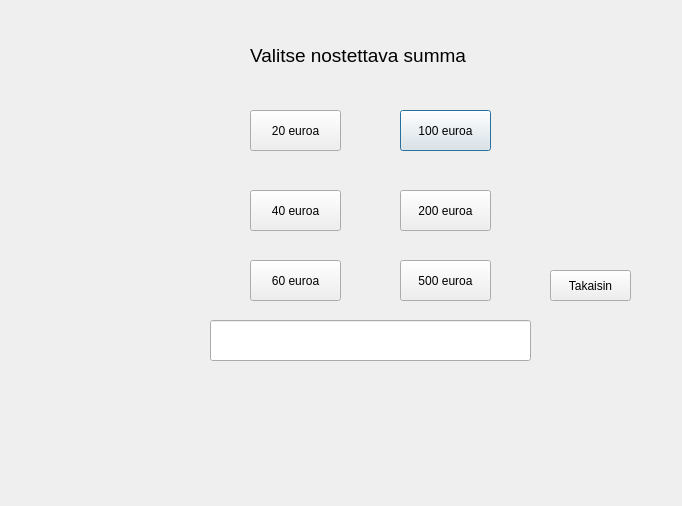
<?xml version="1.0" encoding="UTF-8"?>
<ui version="4.0">
 <class>nostarahaa</class>
 <widget class="QDialog" name="nostarahaa">
  <property name="geometry">
   <rect>
    <x>0</x>
    <y>0</y>
    <width>682</width>
    <height>506</height>
   </rect>
  </property>
  <property name="windowTitle">
   <string>Dialog</string>
  </property>
  <widget class="QLabel" name="label_11">
   <property name="geometry">
    <rect>
     <x>250</x>
     <y>30</y>
     <width>221</width>
     <height>51</height>
    </rect>
   </property>
   <property name="font">
    <font>
     <pointsize>14</pointsize>
    </font>
   </property>
   <property name="text">
    <string>Valitse nostettava summa</string>
   </property>
  </widget>
  <widget class="QPushButton" name="btn100Eur">
   <property name="geometry">
    <rect>
     <x>400</x>
     <y>110</y>
     <width>91</width>
     <height>41</height>
    </rect>
   </property>
   <property name="text">
    <string>100 euroa</string>
   </property>
  </widget>
  <widget class="QPushButton" name="btn200Eur">
   <property name="geometry">
    <rect>
     <x>400</x>
     <y>190</y>
     <width>91</width>
     <height>41</height>
    </rect>
   </property>
   <property name="text">
    <string>200 euroa</string>
   </property>
  </widget>
  <widget class="QPushButton" name="btn500Eur">
   <property name="geometry">
    <rect>
     <x>400</x>
     <y>260</y>
     <width>91</width>
     <height>41</height>
    </rect>
   </property>
   <property name="text">
    <string>500 euroa</string>
   </property>
  </widget>
  <widget class="QPushButton" name="btn20Eur">
   <property name="geometry">
    <rect>
     <x>250</x>
     <y>110</y>
     <width>91</width>
     <height>41</height>
    </rect>
   </property>
   <property name="text">
    <string>20 euroa</string>
   </property>
  </widget>
  <widget class="QPushButton" name="btn40Eur">
   <property name="geometry">
    <rect>
     <x>250</x>
     <y>190</y>
     <width>91</width>
     <height>41</height>
    </rect>
   </property>
   <property name="text">
    <string>40 euroa</string>
   </property>
  </widget>
  <widget class="QPushButton" name="btn60Eur">
   <property name="geometry">
    <rect>
     <x>250</x>
     <y>260</y>
     <width>91</width>
     <height>41</height>
    </rect>
   </property>
   <property name="text">
    <string>60 euroa</string>
   </property>
  </widget>
  <widget class="QPushButton" name="palaaNostarahaa">
   <property name="geometry">
    <rect>
     <x>550</x>
     <y>270</y>
     <width>81</width>
     <height>31</height>
    </rect>
   </property>
   <property name="text">
    <string>Takaisin</string>
   </property>
  </widget>
  <widget class="QLabel" name="nostolabel">
   <property name="geometry">
    <rect>
     <x>50</x>
     <y>250</y>
     <width>111</width>
     <height>21</height>
    </rect>
   </property>
   <property name="text">
    <string/>
   </property>
  </widget>
  <widget class="QLineEdit" name="lineEdit">
   <property name="geometry">
    <rect>
     <x>210</x>
     <y>320</y>
     <width>321</width>
     <height>41</height>
    </rect>
   </property>
  </widget>
 </widget>
 <resources/>
 <connections/>
</ui>
